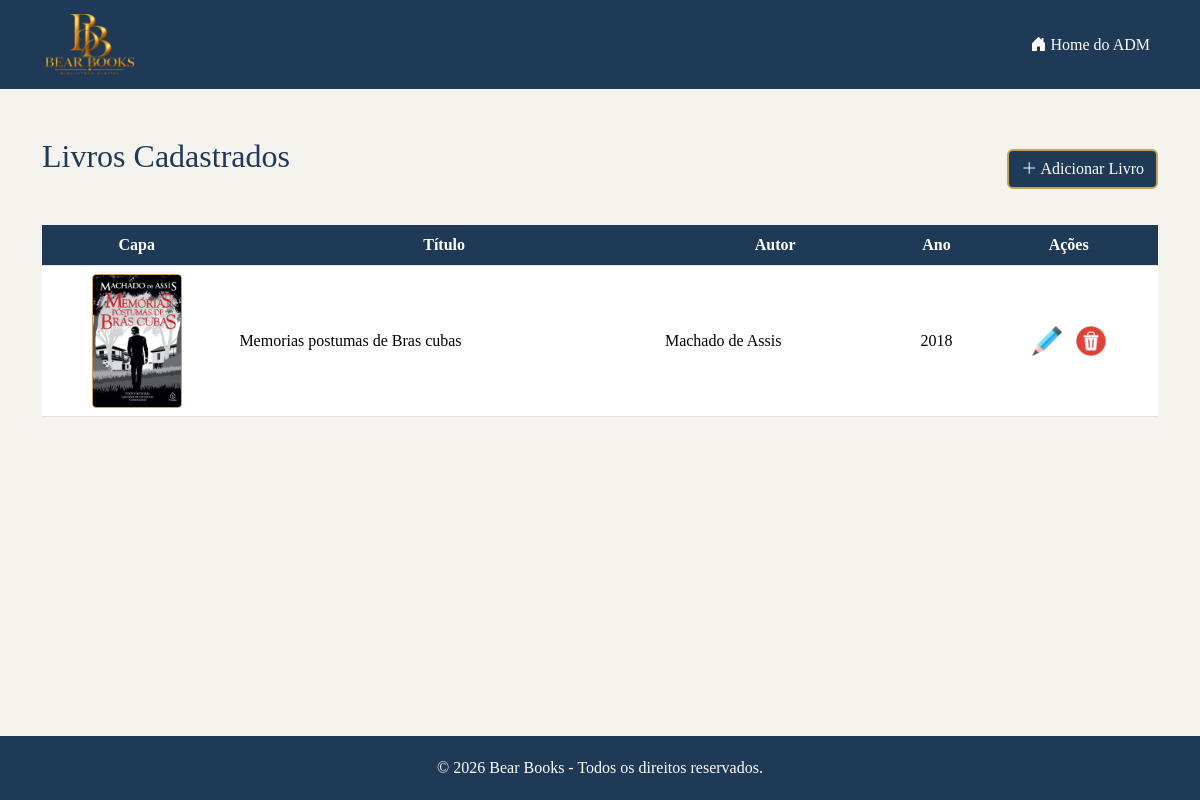
/administrador/livroadm/gerenciarlivroAdm.php, run on an earlier commit of the app's database.
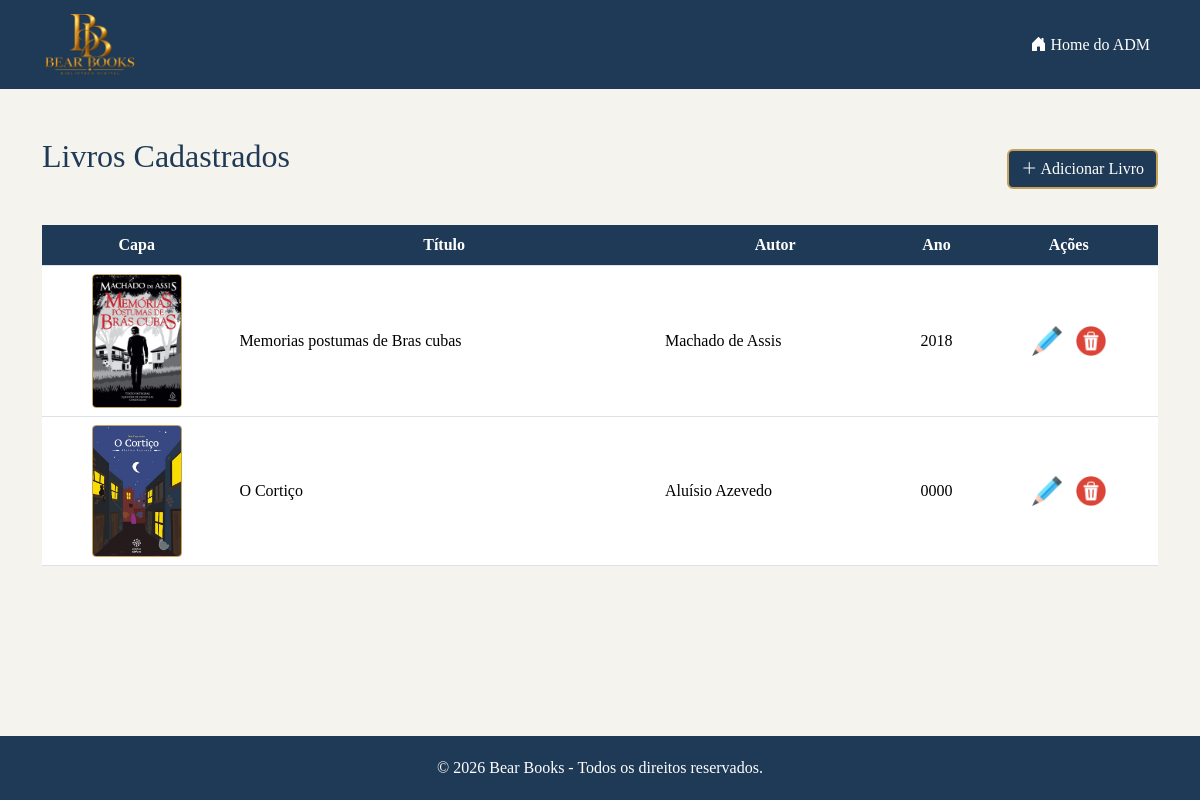
And on a later commit of the database.
### tables this page shows
CREATE TABLE `cadastro_liv` (
  `id_liv` int(5) NOT NULL,
  `titulo` varchar(250) DEFAULT NULL,
  `isbn` varchar(20) DEFAULT NULL,
  `descricao` text DEFAULT NULL,
  `id_editora` int(5) DEFAULT NULL,
  `autor` varchar(200) DEFAULT NULL,
  `id_classificacao` int(5) DEFAULT NULL,
  `ano` year(4) DEFAULT NULL,
  `num_pagina` int(4) DEFAULT NULL,
  `edicao` varchar(250) DEFAULT NULL,
  `id_categoria` int(5) DEFAULT NULL,
  `foto_capa` varchar(300) DEFAULT NULL,
  `pdf_livro` varchar(300) DEFAULT NULL,
  `status` varchar(20) DEFAULT NULL
);

### administrador/livroadm/gerenciarlivroAdm.php (the view, shortened to what this page needs)
<?php
include "../../ARQUIVOS/conexao.php";
?>
<!DOCTYPE html>
<html lang="pt-br">
<head>
    <link href="https://cdn.jsdelivr.net/npm/bootstrap@5.3.8/dist/css/bootstrap.min.css" rel="stylesheet"
>
    <link rel="stylesheet" href="https://cdn.jsdelivr.net/npm/bootstrap-icons@1.13.1/font/bootstrap-icons.min.css">
    <link rel="stylesheet" href="../../css/style.css">
</head>
<body>
    <nav class="navbar navbar-expand-lg">
        <div class="container">
            <a class="navbar-brand" href="../MenuAdministrador.php">
                <img src="../../ARQUIVOS/img/logo.png" class="me-3">
            </a>
            <div class="navbar-nav ms-auto">
                <a class="nav-link" href="../MenuAdministrador.php">
                    <i class="bi bi-house-door-fill"></i>
                    Home do ADM
                </a>
            </div>
        </div>
    </nav>
    <div class="container mt-5">
        <div class="d-flex justify-content-between align-items-center mb-4">
            <h2 class="titulo-pagina">Livros Cadastrados</h2>
            <a href="formlivroAdm.php" class="btn btn-adicionar">
                <i class="bi bi-plus-lg"></i>
                Adicionar Livro
            </a>
        </div>
        <div class="table-responsive tabela-livros">
            <table class="table table-hover">
                <thead class="text-center">
                    <tr>
                        <th>Capa</th>
                        <th>Título</th>
                        <th>Autor</th>
                        <th>Ano</th>
                        <th>Ações</th>
                    </tr>
                </thead>
                <tbody>
                    <?php
                    $sql = "SELECT * FROM cadastro_liv";
                    $result = $conn->query($sql);
                    while ($row = $result->fetch_assoc()) {
                        $id_liv = $row['id_liv'];
                        $imagem = !empty($row['foto_capa']) ?
                            "../../ARQUIVOS/capas/" . $row['foto_capa'] :
                            "../../ARQUIVOS/img/semfoto.png";
                        ?>
                        <tr>
                            <td class="text-center">
                                <img src="<?php echo $imagem; ?>" class="capa-livro">
                            </td>
                            <td>
                                <?php echo $row['titulo']; ?>
                            </td>
                            <td>
                                <?php echo $row['autor']; ?>
                            </td>
                            <td class="text-center">
                                <?php echo $row['ano']; ?>
                            </td>
                            <td class="text-center">
                                <a href="editarformlivroAdm.php?id_liv=<?php echo $id_liv; ?>">
                                    <img src="../../ARQUIVOS/img/lapis.png" width="30" height="30">
                                </a>
                                <a href="deletelivroAdm.php?id_liv=<?php echo $id_liv; ?>"
                                    onclick="return confirm('Deseja realmente excluir o livro <?php echo $row['titulo']; ?>?');">
                                    <img src="../../ARQUIVOS/img/lixeira.png" width="30" height="30">
                                </a>
                            </td>
                        </tr>
                        <?php
                    }
                    ?>
                </tbody>
            </table>
        </div>
    </div>
    <footer class="footer">
        <p class="mb-0">© 2026 Bear Books - Todos os direitos reservados.</p>
    </footer>
</body>
</html>

What changed in the data, as far as the page shows it:
added cadastro_liv: foto_capa (picture), titulo "O Cortiço", autor "Aluísio Azevedo", ano "0000"
